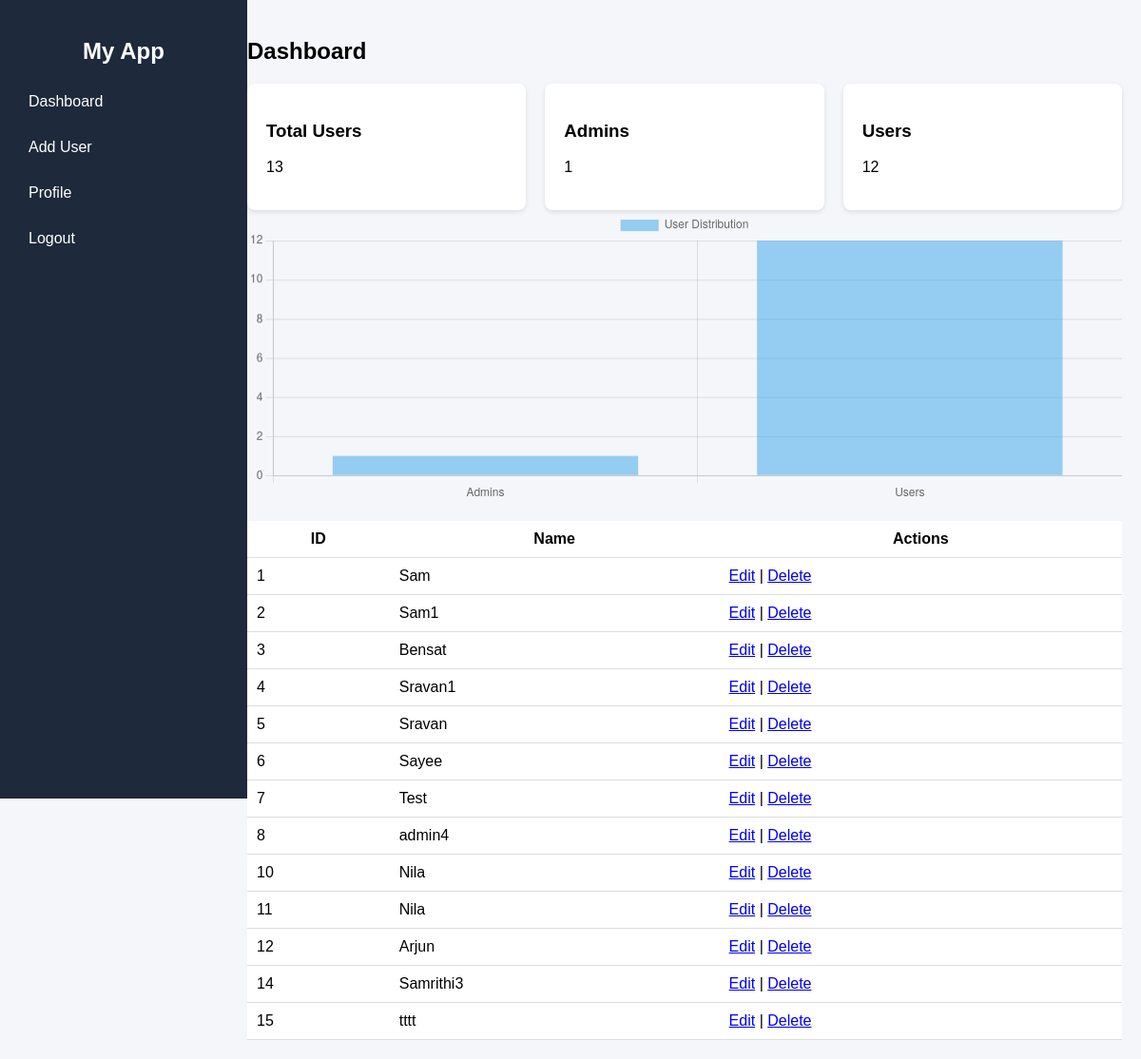
/dashboard, run on the app's committed database.
### tables this page shows
CREATE TABLE users (
        id INTEGER PRIMARY KEY AUTOINCREMENT,
        username TEXT,
        password TEXT,
        role TEXT DEFAULT 'user',
        created_at TIMESTAMP DEFAULT CURRENT_TIMESTAMP
        );

### app.py (the view)
@app.route("/dashboard")
def dashboard():
     if "user" not in session:
       redirect("/")
     page = int(request.args.get("page", 1))
     per_page = 5
     offset = (page - 1) * per_page
     conn = sqlite3.connect("users.db")
     cursor = conn.cursor()
     """cursor.execute("SELECT * FROM users LIMIT ? OFFSET ?", (per_page, offset))
     users = cursor.fetchall()

     conn.close()

     return render_template("dashboard.html", users=users, page=page)"""
     cursor.execute("SELECT * FROM users")
     users = cursor.fetchall()
     cursor.execute("SELECT COUNT(*) FROM users")
     total_users = cursor.fetchone()[0]
     cursor.execute("SELECT COUNT(*) FROM users WHERE role='admin'")
     admin_count = cursor.fetchone()[0]
     cursor.execute("SELECT COUNT(*) FROM users WHERE role='user'")
     user_count = cursor.fetchone()[0]
     conn.close()
     return render_template(
        "dashboard.html",
        users=users,
        total_users=total_users,
        admin_count=admin_count,
        user_count=user_count
    )

### templates/dashboard.html (shortened to what this page needs)
<!DOCTYPE html>
<html>
<head>
    <link rel="stylesheet" href="{{ url_for('static', filename='style.css') }}">
</head>
<body>
<div class="sidebar">
    <h2>My App</h2>
    <a href="/dashboard">Dashboard</a>
    <a href="/add">Add User</a>
    <a href="/profile">Profile</a>
    <a href="/logout">Logout</a>
</div>
<div class="main">
<h2>Dashboard</h2>
<div class="cards">
    <div class="card">
        <h3>Total Users</h3>
        <p>{{ total_users }}</p>
    </div>
    <div class="card">
        <h3>Admins</h3>
        <p>{{ admin_count }}</p>
    </div>
    <div class="card">
        <h3>Users</h3>
        <p>{{ user_count }}</p>
    </div>
</div>
<canvas id="userChart" height="100"></canvas>
<table>
<tr>
    <th>ID</th>
    <th>Name</th>
    <th>Actions</th>
</tr>
{% for user in users %}
<tr>
    <td>{{ user[0] }}</td>
    <td>{{ user[1] }}</td>
    <td>
        <a href="/edit/{{ user[0] }}">Edit</a> |
        <a href="/delete/{{ user[0] }}">Delete</a>
    </td>
</tr>
{% endfor %}
</table>
</div>
<script>
const ctx = document.getElementById('userChart');
new Chart(ctx, {
    type: 'bar',
    data: {
        labels: ['Admins', 'Users'],
        datasets: [{
            label: 'User Distribution',
            data: [{{ admin_count }}, {{ user_count }}],
        }]
    }
});
</script>
</body>
</html>

### static/style.css (style rules this page uses)
body { margin: 0; font-family: Arial; background: #f4f6f9; }
.sidebar { width: 220px; height: 100vh; background: #1e293b; color: white; position: fixed; padding: 20px; }
.sidebar h2 { text-align: center; }
.sidebar a { display: block; color: white; padding: 10px; margin: 10px 0; text-decoration: none; }
.main { margin-left: 240px; padding: 20px; }
.cards { display: flex; gap: 20px; }
.card { background: white; padding: 20px; flex: 1; border-radius: 8px; box-shadow: 0px 2px 5px rgba(0,0,0,0.1); }
table { width: 100%; background: white; margin-top: 20px; border-collapse: collapse; }
th, td { padding: 10px; border-bottom: 1px solid #ddd; }

### data on the page
users: id "1", username "Sam"
users: id "2", username "Sam1"
users: id "3", username "Bensat"
users: id "4", username "Sravan1"
users: id "5", username "Sravan"
users: id "6", username "Sayee"
users: id "7", username "Test"
users: id "8", username "admin4"
users: id "10", username "Nila"
users: id "11", username "Nila"
users: id "12", username "Arjun"
users: id "14", username "Samrithi3"
users: id "15", username "tttt"

### other printed values
{{ total_users }} "13"
{{ admin_count }} "1"
{{ user_count }} "12"
chart data {{ admin_count }} 1
chart data {{ user_count }} 12
